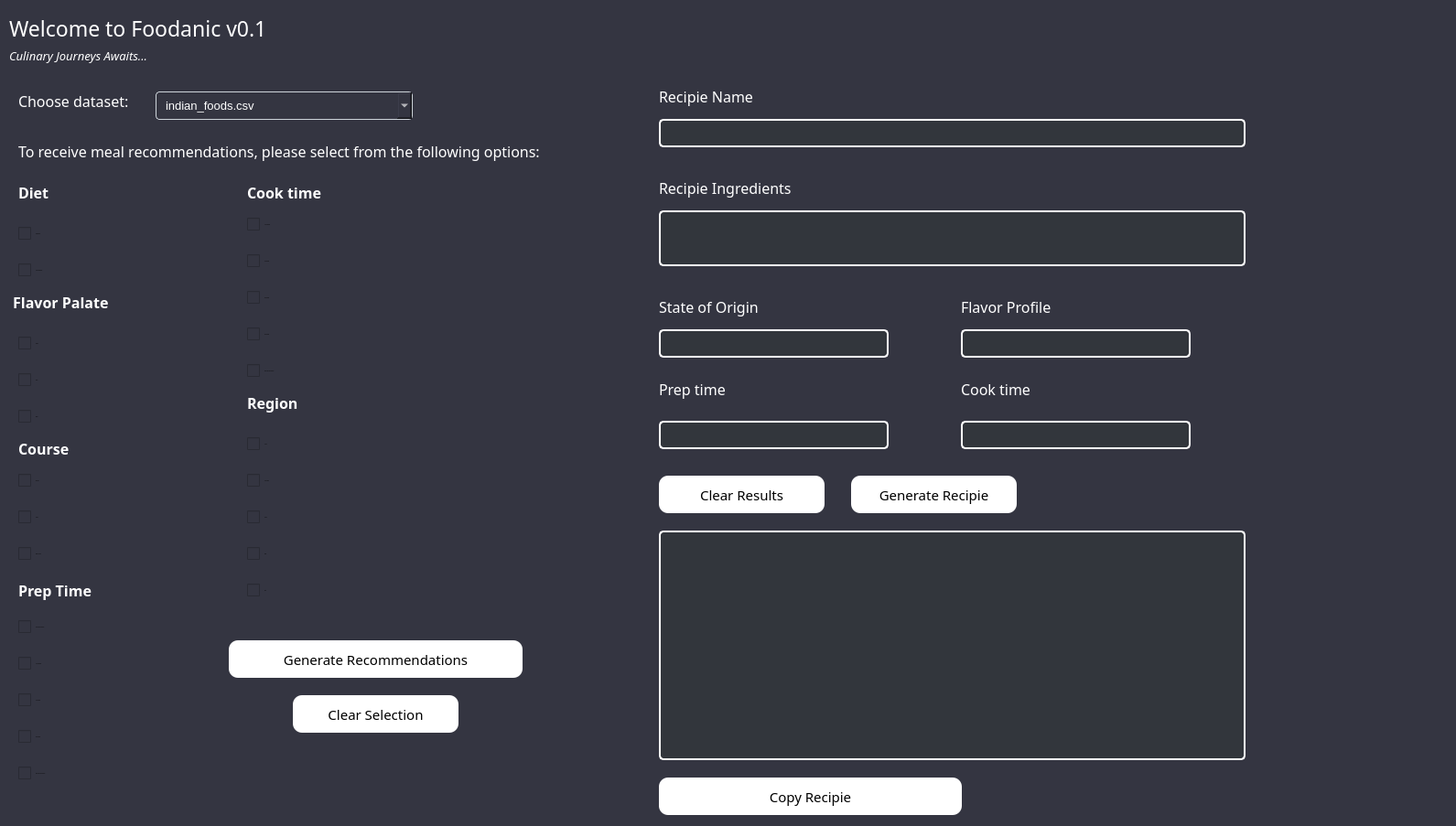
<?xml version="1.0" encoding="UTF-8"?>
<ui version="4.0">
 <class>MainWindow</class>
 <widget class="QMainWindow" name="MainWindow">
  <property name="geometry">
   <rect>
    <x>0</x>
    <y>0</y>
    <width>1591</width>
    <height>903</height>
   </rect>
  </property>
  <property name="windowTitle">
   <string>Foodanic</string>
  </property>
  <property name="styleSheet">
   <string notr="true">#MainWindow{
background-color: rgb(52, 53, 65)
}

</string>
  </property>
  <widget class="QWidget" name="centralwidget">
   <property name="styleSheet">
    <string notr="true">background-color: rgb(52, 53, 65)
</string>
   </property>
   <widget class="QLabel" name="label">
    <property name="geometry">
     <rect>
      <x>10</x>
      <y>0</y>
      <width>331</width>
      <height>61</height>
     </rect>
    </property>
    <property name="font">
     <font>
      <family>Yu Gothic UI Semilight</family>
      <pointsize>17</pointsize>
      <weight>50</weight>
      <italic>false</italic>
      <bold>false</bold>
     </font>
    </property>
    <property name="styleSheet">
     <string notr="true">color: #fff</string>
    </property>
    <property name="text">
     <string>Welcome to Foodanic v0.1</string>
    </property>
   </widget>
   <widget class="QLabel" name="label_2">
    <property name="geometry">
     <rect>
      <x>10</x>
      <y>50</y>
      <width>241</width>
      <height>21</height>
     </rect>
    </property>
    <property name="font">
     <font>
      <family>Yu Gothic UI Semilight</family>
      <pointsize>10</pointsize>
      <italic>true</italic>
     </font>
    </property>
    <property name="styleSheet">
     <string notr="true">color: #fff</string>
    </property>
    <property name="text">
     <string>Culinary Journeys Awaits...</string>
    </property>
   </widget>
   <widget class="QComboBox" name="comboBox">
    <property name="geometry">
     <rect>
      <x>170</x>
      <y>100</y>
      <width>281</width>
      <height>31</height>
     </rect>
    </property>
    <property name="font">
     <font>
      <pointsize>10</pointsize>
     </font>
    </property>
    <property name="styleSheet">
     <string notr="true">#comboBox{
border: 1px solid #ced4da;
border-radius: 4px;
padding-left: 10px;
color: #fff
} 

#comboBox::drop{
border: 0px


} </string>
    </property>
    <item>
     <property name="text">
      <string>indian_foods.csv</string>
     </property>
    </item>
    <item>
     <property name="text">
      <string>coming soon...</string>
     </property>
    </item>
   </widget>
   <widget class="QLabel" name="label_3">
    <property name="geometry">
     <rect>
      <x>20</x>
      <y>100</y>
      <width>141</width>
      <height>21</height>
     </rect>
    </property>
    <property name="font">
     <font>
      <family>Yu Gothic UI Semilight</family>
      <pointsize>12</pointsize>
      <italic>false</italic>
     </font>
    </property>
    <property name="styleSheet">
     <string notr="true">color: #fff</string>
    </property>
    <property name="text">
     <string>Choose dataset: </string>
    </property>
   </widget>
   <widget class="QLabel" name="label_4">
    <property name="geometry">
     <rect>
      <x>20</x>
      <y>150</y>
      <width>631</width>
      <height>31</height>
     </rect>
    </property>
    <property name="font">
     <font>
      <family>Yu Gothic UI Semilight</family>
      <pointsize>12</pointsize>
      <italic>false</italic>
     </font>
    </property>
    <property name="styleSheet">
     <string notr="true">color: #fff</string>
    </property>
    <property name="text">
     <string>To receive meal recommendations, please select from the following options:</string>
    </property>
   </widget>
   <widget class="QCheckBox" name="checkBox">
    <property name="geometry">
     <rect>
      <x>20</x>
      <y>240</y>
      <width>121</width>
      <height>31</height>
     </rect>
    </property>
    <property name="font">
     <font>
      <family>Yu Gothic UI Semilight</family>
      <pointsize>-1</pointsize>
      <italic>false</italic>
     </font>
    </property>
    <property name="styleSheet">
     <string notr="true">color: #fff;
font-size: 18px;
border-radius: 4px;

QCheckBox::indicator{
width: 25px;
heigh: 25px;
};

QCheckBox::hover{
	color: #B31031;
};

QCheckBox::indicator:unchecked{
image: url(:/checkbox/unchecked.png);
} ;


QCheckBox::indicator:checked{
image: url(:/checkbox/checkmark.png);
} 
</string>
    </property>
    <property name="text">
     <string>Vegetarian</string>
    </property>
   </widget>
   <widget class="QLabel" name="label_5">
    <property name="geometry">
     <rect>
      <x>20</x>
      <y>200</y>
      <width>141</width>
      <height>21</height>
     </rect>
    </property>
    <property name="font">
     <font>
      <family>Yu Gothic UI Semilight</family>
      <pointsize>12</pointsize>
      <weight>75</weight>
      <italic>false</italic>
      <bold>true</bold>
     </font>
    </property>
    <property name="styleSheet">
     <string notr="true">color: #fff</string>
    </property>
    <property name="text">
     <string>Diet</string>
    </property>
   </widget>
   <widget class="QCheckBox" name="checkBox_2">
    <property name="geometry">
     <rect>
      <x>20</x>
      <y>280</y>
      <width>151</width>
      <height>31</height>
     </rect>
    </property>
    <property name="font">
     <font>
      <family>Yu Gothic UI Semilight</family>
      <pointsize>-1</pointsize>
     </font>
    </property>
    <property name="styleSheet">
     <string notr="true">color: #fff;
font-size: 18px;
border-radius: 4px;

QCheckBox::indicator{
width: 25px;
heigh: 25px;
};

QCheckBox::hover{
	color: #B31031;
};

QCheckBox::indicator:unchecked{
image: url(:/checkbox/unchecked.png);
} ;


QCheckBox::indicator:checked{
image: url(:/checkbox/checkmark.png);
} 
</string>
    </property>
    <property name="text">
     <string>Non-Vegetarian</string>
    </property>
   </widget>
   <widget class="QLabel" name="label_6">
    <property name="geometry">
     <rect>
      <x>10</x>
      <y>320</y>
      <width>141</width>
      <height>21</height>
     </rect>
    </property>
    <property name="font">
     <font>
      <family>Yu Gothic UI Semilight</family>
      <pointsize>12</pointsize>
      <weight>75</weight>
      <italic>false</italic>
      <bold>true</bold>
     </font>
    </property>
    <property name="styleSheet">
     <string notr="true">color: #fff</string>
    </property>
    <property name="text">
     <string> Flavor Palate</string>
    </property>
   </widget>
   <widget class="QCheckBox" name="checkBox_3">
    <property name="geometry">
     <rect>
      <x>20</x>
      <y>360</y>
      <width>121</width>
      <height>31</height>
     </rect>
    </property>
    <property name="font">
     <font>
      <family>Yu Gothic UI Semilight</family>
      <pointsize>-1</pointsize>
     </font>
    </property>
    <property name="styleSheet">
     <string notr="true">color: #fff;
font-size: 18px;
border-radius: 4px;

QCheckBox::indicator{
width: 25px;
heigh: 25px;
};

QCheckBox::hover{
	color: #B31031;
};

QCheckBox::indicator:unchecked{
image: url(:/checkbox/unchecked.png);
} ;


QCheckBox::indicator:checked{
image: url(:/checkbox/checkmark.png);
} 
</string>
    </property>
    <property name="text">
     <string>Sweet</string>
    </property>
   </widget>
   <widget class="QCheckBox" name="checkBox_4">
    <property name="geometry">
     <rect>
      <x>20</x>
      <y>400</y>
      <width>121</width>
      <height>31</height>
     </rect>
    </property>
    <property name="font">
     <font>
      <family>Yu Gothic UI Semilight</family>
      <pointsize>-1</pointsize>
     </font>
    </property>
    <property name="styleSheet">
     <string notr="true">color: #fff;
font-size: 18px;
border-radius: 4px;

QCheckBox::indicator{
width: 25px;
heigh: 25px;
};

QCheckBox::hover{
	color: #B31031;
};

QCheckBox::indicator:unchecked{
image: url(:/checkbox/unchecked.png);
} ;


QCheckBox::indicator:checked{
image: url(:/checkbox/checkmark.png);
} 
</string>
    </property>
    <property name="text">
     <string>Spicy</string>
    </property>
   </widget>
   <widget class="QCheckBox" name="checkBox_5">
    <property name="geometry">
     <rect>
      <x>20</x>
      <y>440</y>
      <width>121</width>
      <height>31</height>
     </rect>
    </property>
    <property name="font">
     <font>
      <family>Yu Gothic UI Semilight</family>
      <pointsize>-1</pointsize>
     </font>
    </property>
    <property name="styleSheet">
     <string notr="true">color: #fff;
font-size: 18px;
border-radius: 4px;

QCheckBox::indicator{
width: 25px;
heigh: 25px;
};

QCheckBox::hover{
	color: #B31031;
};

QCheckBox::indicator:unchecked{
image: url(:/checkbox/unchecked.png);
} ;


QCheckBox::indicator:checked{
image: url(:/checkbox/checkmark.png);
} 
</string>
    </property>
    <property name="text">
     <string>Bitter</string>
    </property>
   </widget>
   <widget class="QLabel" name="label_7">
    <property name="geometry">
     <rect>
      <x>20</x>
      <y>480</y>
      <width>141</width>
      <height>21</height>
     </rect>
    </property>
    <property name="font">
     <font>
      <family>Yu Gothic UI Semilight</family>
      <pointsize>12</pointsize>
      <weight>75</weight>
      <italic>false</italic>
      <bold>true</bold>
     </font>
    </property>
    <property name="styleSheet">
     <string notr="true">color: #fff</string>
    </property>
    <property name="text">
     <string>Course	</string>
    </property>
   </widget>
   <widget class="QCheckBox" name="checkBox_6">
    <property name="geometry">
     <rect>
      <x>20</x>
      <y>510</y>
      <width>121</width>
      <height>31</height>
     </rect>
    </property>
    <property name="font">
     <font>
      <family>Yu Gothic UI Semilight</family>
      <pointsize>-1</pointsize>
     </font>
    </property>
    <property name="styleSheet">
     <string notr="true">color: #fff;
font-size: 18px;
border-radius: 4px;

QCheckBox::indicator{
width: 25px;
heigh: 25px;
};

QCheckBox::hover{
	color: #B31031;
};

QCheckBox::indicator:unchecked{
image: url(:/checkbox/unchecked.png);
} ;


QCheckBox::indicator:checked{
image: url(:/checkbox/checkmark.png);
} 
</string>
    </property>
    <property name="text">
     <string>Dessert</string>
    </property>
   </widget>
   <widget class="QCheckBox" name="checkBox_7">
    <property name="geometry">
     <rect>
      <x>20</x>
      <y>550</y>
      <width>121</width>
      <height>31</height>
     </rect>
    </property>
    <property name="font">
     <font>
      <family>Yu Gothic UI Semilight</family>
      <pointsize>-1</pointsize>
     </font>
    </property>
    <property name="styleSheet">
     <string notr="true">color: #fff;
font-size: 18px;
border-radius: 4px;

QCheckBox::indicator{
width: 25px;
heigh: 25px;
};

QCheckBox::hover{
	color: #B31031;
};

QCheckBox::indicator:unchecked{
image: url(:/checkbox/unchecked.png);
} ;


QCheckBox::indicator:checked{
image: url(:/checkbox/checkmark.png);
} 
</string>
    </property>
    <property name="text">
     <string>Snack</string>
    </property>
   </widget>
   <widget class="QCheckBox" name="checkBox_8">
    <property name="geometry">
     <rect>
      <x>20</x>
      <y>590</y>
      <width>131</width>
      <height>31</height>
     </rect>
    </property>
    <property name="font">
     <font>
      <family>Yu Gothic UI Semilight</family>
      <pointsize>-1</pointsize>
     </font>
    </property>
    <property name="styleSheet">
     <string notr="true">color: #fff;
font-size: 18px;
border-radius: 4px;

QCheckBox::indicator{
width: 25px;
heigh: 25px;
};

QCheckBox::hover{
	color: #B31031;
};

QCheckBox::indicator:unchecked{
image: url(:/checkbox/unchecked.png);
} ;


QCheckBox::indicator:checked{
image: url(:/checkbox/checkmark.png);
} 
</string>
    </property>
    <property name="text">
     <string>Main Course</string>
    </property>
   </widget>
   <widget class="QLabel" name="label_8">
    <property name="geometry">
     <rect>
      <x>20</x>
      <y>630</y>
      <width>141</width>
      <height>31</height>
     </rect>
    </property>
    <property name="font">
     <font>
      <family>Yu Gothic UI Semilight</family>
      <pointsize>12</pointsize>
      <weight>75</weight>
      <italic>false</italic>
      <bold>true</bold>
     </font>
    </property>
    <property name="styleSheet">
     <string notr="true">color: #fff</string>
    </property>
    <property name="text">
     <string>Prep Time</string>
    </property>
   </widget>
   <widget class="QCheckBox" name="checkBox_9">
    <property name="geometry">
     <rect>
      <x>20</x>
      <y>670</y>
      <width>191</width>
      <height>31</height>
     </rect>
    </property>
    <property name="font">
     <font>
      <family>Yu Gothic UI Semilight</family>
      <pointsize>-1</pointsize>
     </font>
    </property>
    <property name="styleSheet">
     <string notr="true">color: #fff;
font-size: 18px;
border-radius: 4px;

QCheckBox::indicator{
width: 25px;
heigh: 25px;
};

QCheckBox::hover{
	color: #B31031;
};

QCheckBox::indicator:unchecked{
image: url(:/checkbox/unchecked.png);
} ;


QCheckBox::indicator:checked{
image: url(:/checkbox/checkmark.png);
} 
</string>
    </property>
    <property name="text">
     <string>Less than 5 minutes  </string>
    </property>
   </widget>
   <widget class="QCheckBox" name="checkBox_10">
    <property name="geometry">
     <rect>
      <x>20</x>
      <y>750</y>
      <width>191</width>
      <height>31</height>
     </rect>
    </property>
    <property name="font">
     <font>
      <family>Yu Gothic UI Semilight</family>
      <pointsize>-1</pointsize>
     </font>
    </property>
    <property name="styleSheet">
     <string notr="true">color: #fff;
font-size: 18px;
border-radius: 4px;

QCheckBox::indicator{
width: 25px;
heigh: 25px;
};

QCheckBox::hover{
	color: #B31031;
};

QCheckBox::indicator:unchecked{
image: url(:/checkbox/unchecked.png);
} ;


QCheckBox::indicator:checked{
image: url(:/checkbox/checkmark.png);
} 
</string>
    </property>
    <property name="text">
     <string>15 minutes  </string>
    </property>
   </widget>
   <widget class="QCheckBox" name="checkBox_11">
    <property name="geometry">
     <rect>
      <x>20</x>
      <y>790</y>
      <width>191</width>
      <height>31</height>
     </rect>
    </property>
    <property name="font">
     <font>
      <family>Yu Gothic UI Semilight</family>
      <pointsize>-1</pointsize>
     </font>
    </property>
    <property name="styleSheet">
     <string notr="true">color: #fff;
font-size: 18px;
border-radius: 4px;

QCheckBox::indicator{
width: 25px;
heigh: 25px;
};

QCheckBox::hover{
	color: #B31031;
};

QCheckBox::indicator:unchecked{
image: url(:/checkbox/unchecked.png);
} ;


QCheckBox::indicator:checked{
image: url(:/checkbox/checkmark.png);
} 
</string>
    </property>
    <property name="text">
     <string>30 minutes  </string>
    </property>
   </widget>
   <widget class="QCheckBox" name="checkBox_12">
    <property name="geometry">
     <rect>
      <x>20</x>
      <y>710</y>
      <width>191</width>
      <height>31</height>
     </rect>
    </property>
    <property name="font">
     <font>
      <family>Yu Gothic UI Semilight</family>
      <pointsize>-1</pointsize>
     </font>
    </property>
    <property name="styleSheet">
     <string notr="true">color: #fff;
font-size: 18px;
border-radius: 4px;

QCheckBox::indicator{
width: 25px;
heigh: 25px;
};

QCheckBox::hover{
	color: #B31031;
};

QCheckBox::indicator:unchecked{
image: url(:/checkbox/unchecked.png);
} ;


QCheckBox::indicator:checked{
image: url(:/checkbox/checkmark.png);
} 
</string>
    </property>
    <property name="text">
     <string>5-10 minutes  </string>
    </property>
   </widget>
   <widget class="QCheckBox" name="checkBox_13">
    <property name="geometry">
     <rect>
      <x>20</x>
      <y>830</y>
      <width>201</width>
      <height>31</height>
     </rect>
    </property>
    <property name="font">
     <font>
      <family>Yu Gothic UI Semilight</family>
      <pointsize>-1</pointsize>
     </font>
    </property>
    <property name="styleSheet">
     <string notr="true">color: #fff;
font-size: 18px;
border-radius: 4px;

QCheckBox::indicator{
width: 25px;
heigh: 25px;
};

QCheckBox::hover{
	color: #B31031;
};

QCheckBox::indicator:unchecked{
image: url(:/checkbox/unchecked.png);
} ;


QCheckBox::indicator:checked{
image: url(:/checkbox/checkmark.png);
} 
</string>
    </property>
    <property name="text">
     <string>More than 30 minutes  </string>
    </property>
   </widget>
   <widget class="QLabel" name="label_9">
    <property name="geometry">
     <rect>
      <x>270</x>
      <y>200</y>
      <width>141</width>
      <height>21</height>
     </rect>
    </property>
    <property name="font">
     <font>
      <family>Yu Gothic UI Semilight</family>
      <pointsize>12</pointsize>
      <weight>75</weight>
      <italic>false</italic>
      <bold>true</bold>
     </font>
    </property>
    <property name="styleSheet">
     <string notr="true">color: #fff</string>
    </property>
    <property name="text">
     <string>Cook time</string>
    </property>
   </widget>
   <widget class="QCheckBox" name="checkBox_14">
    <property name="geometry">
     <rect>
      <x>270</x>
      <y>230</y>
      <width>191</width>
      <height>31</height>
     </rect>
    </property>
    <property name="font">
     <font>
      <family>Yu Gothic UI Semilight</family>
      <pointsize>-1</pointsize>
     </font>
    </property>
    <property name="styleSheet">
     <string notr="true">color: #fff;
font-size: 18px;
border-radius: 4px;

QCheckBox::indicator{
width: 25px;
heigh: 25px;
};

QCheckBox::hover{
	color: #B31031;
};

QCheckBox::indicator:unchecked{
image: url(:/checkbox/unchecked.png);
} ;


QCheckBox::indicator:checked{
image: url(:/checkbox/checkmark.png);
} 
</string>
    </property>
    <property name="text">
     <string>5-10 minutes  </string>
    </property>
   </widget>
   <widget class="QCheckBox" name="checkBox_15">
    <property name="geometry">
     <rect>
      <x>270</x>
      <y>270</y>
      <width>191</width>
      <height>31</height>
     </rect>
    </property>
    <property name="font">
     <font>
      <family>Yu Gothic UI Semilight</family>
      <pointsize>-1</pointsize>
     </font>
    </property>
    <property name="styleSheet">
     <string notr="true">color: #fff;
font-size: 18px;
border-radius: 4px;

QCheckBox::indicator{
width: 25px;
heigh: 25px;
};

QCheckBox::hover{
	color: #B31031;
};

QCheckBox::indicator:unchecked{
image: url(:/checkbox/unchecked.png);
} ;


QCheckBox::indicator:checked{
image: url(:/checkbox/checkmark.png);
} 
</string>
    </property>
    <property name="text">
     <string>15 minutes  </string>
    </property>
   </widget>
   <widget class="QCheckBox" name="checkBox_16">
    <property name="geometry">
     <rect>
      <x>270</x>
      <y>310</y>
      <width>191</width>
      <height>31</height>
     </rect>
    </property>
    <property name="font">
     <font>
      <family>Yu Gothic UI Semilight</family>
      <pointsize>-1</pointsize>
     </font>
    </property>
    <property name="styleSheet">
     <string notr="true">color: #fff;
font-size: 18px;
border-radius: 4px;

QCheckBox::indicator{
width: 25px;
heigh: 25px;
};

QCheckBox::hover{
	color: #B31031;
};

QCheckBox::indicator:unchecked{
image: url(:/checkbox/unchecked.png);
} ;


QCheckBox::indicator:checked{
image: url(:/checkbox/checkmark.png);
} 
</string>
    </property>
    <property name="text">
     <string>30 minutes  </string>
    </property>
   </widget>
   <widget class="QCheckBox" name="checkBox_17">
    <property name="geometry">
     <rect>
      <x>270</x>
      <y>390</y>
      <width>201</width>
      <height>31</height>
     </rect>
    </property>
    <property name="font">
     <font>
      <family>Yu Gothic UI Semilight</family>
      <pointsize>-1</pointsize>
     </font>
    </property>
    <property name="styleSheet">
     <string notr="true">color: #fff;
font-size: 18px;
border-radius: 4px;

QCheckBox::indicator{
width: 25px;
heigh: 25px;
};

QCheckBox::hover{
	color: #B31031;
};

QCheckBox::indicator:unchecked{
image: url(:/checkbox/unchecked.png);
} ;


QCheckBox::indicator:checked{
image: url(:/checkbox/checkmark.png);
} 
</string>
    </property>
    <property name="text">
     <string>More than 60 minutes  </string>
    </property>
   </widget>
   <widget class="QCheckBox" name="checkBox_18">
    <property name="geometry">
     <rect>
      <x>270</x>
      <y>350</y>
      <width>191</width>
      <height>31</height>
     </rect>
    </property>
    <property name="font">
     <font>
      <family>Yu Gothic UI Semilight</family>
      <pointsize>-1</pointsize>
     </font>
    </property>
    <property name="styleSheet">
     <string notr="true">color: #fff;
font-size: 18px;
border-radius: 4px;

QCheckBox::indicator{
width: 25px;
heigh: 25px;
};

QCheckBox::hover{
	color: #B31031;
};

QCheckBox::indicator:unchecked{
image: url(:/checkbox/unchecked.png);
} ;


QCheckBox::indicator:checked{
image: url(:/checkbox/checkmark.png);
} 
</string>
    </property>
    <property name="text">
     <string>60 minutes  </string>
    </property>
   </widget>
   <widget class="QLabel" name="label_10">
    <property name="geometry">
     <rect>
      <x>270</x>
      <y>420</y>
      <width>161</width>
      <height>41</height>
     </rect>
    </property>
    <property name="font">
     <font>
      <family>Yu Gothic UI Semilight</family>
      <pointsize>12</pointsize>
      <weight>75</weight>
      <italic>false</italic>
      <bold>true</bold>
     </font>
    </property>
    <property name="styleSheet">
     <string notr="true">color: #fff</string>
    </property>
    <property name="text">
     <string>Region</string>
    </property>
   </widget>
   <widget class="QCheckBox" name="checkBox_19">
    <property name="geometry">
     <rect>
      <x>270</x>
      <y>470</y>
      <width>201</width>
      <height>31</height>
     </rect>
    </property>
    <property name="font">
     <font>
      <family>Yu Gothic UI Semilight</family>
      <pointsize>-1</pointsize>
     </font>
    </property>
    <property name="styleSheet">
     <string notr="true">color: #fff;
font-size: 18px;
border-radius: 4px;

QCheckBox::indicator{
width: 25px;
heigh: 25px;
};

QCheckBox::hover{
	color: #B31031;
};

QCheckBox::indicator:unchecked{
image: url(:/checkbox/unchecked.png);
} ;


QCheckBox::indicator:checked{
image: url(:/checkbox/checkmark.png);
} 
</string>
    </property>
    <property name="text">
     <string>North</string>
    </property>
   </widget>
   <widget class="QCheckBox" name="checkBox_20">
    <property name="geometry">
     <rect>
      <x>270</x>
      <y>550</y>
      <width>201</width>
      <height>31</height>
     </rect>
    </property>
    <property name="font">
     <font>
      <family>Yu Gothic UI Semilight</family>
      <pointsize>-1</pointsize>
     </font>
    </property>
    <property name="styleSheet">
     <string notr="true">color: #fff;
font-size: 18px;
border-radius: 4px;

QCheckBox::indicator{
width: 25px;
heigh: 25px;
};

QCheckBox::hover{
	color: #B31031;
};

QCheckBox::indicator:unchecked{
image: url(:/checkbox/unchecked.png);
} ;


QCheckBox::indicator:checked{
image: url(:/checkbox/checkmark.png);
} 
</string>
    </property>
    <property name="text">
     <string>South</string>
    </property>
   </widget>
   <widget class="QCheckBox" name="checkBox_21">
    <property name="geometry">
     <rect>
      <x>270</x>
      <y>510</y>
      <width>201</width>
      <height>31</height>
     </rect>
    </property>
    <property name="font">
     <font>
      <family>Yu Gothic UI Semilight</family>
      <pointsize>-1</pointsize>
     </font>
    </property>
    <property name="styleSheet">
     <string notr="true">color: #fff;
font-size: 18px;
border-radius: 4px;

QCheckBox::indicator{
width: 25px;
heigh: 25px;
};

QCheckBox::hover{
	color: #B31031;
};

QCheckBox::indicator:unchecked{
image: url(:/checkbox/unchecked.png);
} ;


QCheckBox::indicator:checked{
image: url(:/checkbox/checkmark.png);
} 
</string>
    </property>
    <property name="text">
     <string>North-East</string>
    </property>
   </widget>
   <widget class="QCheckBox" name="checkBox_22">
    <property name="geometry">
     <rect>
      <x>270</x>
      <y>590</y>
      <width>201</width>
      <height>31</height>
     </rect>
    </property>
    <property name="font">
     <font>
      <family>Yu Gothic UI Semilight</family>
      <pointsize>-1</pointsize>
     </font>
    </property>
    <property name="styleSheet">
     <string notr="true">color: #fff;
font-size: 18px;
border-radius: 4px;

QCheckBox::indicator{
width: 25px;
heigh: 25px;
};

QCheckBox::hover{
	color: #B31031;
};

QCheckBox::indicator:unchecked{
image: url(:/checkbox/unchecked.png);
} ;


QCheckBox::indicator:checked{
image: url(:/checkbox/checkmark.png);
} 
</string>
    </property>
    <property name="text">
     <string>West</string>
    </property>
   </widget>
   <widget class="QCheckBox" name="checkBox_23">
    <property name="geometry">
     <rect>
      <x>270</x>
      <y>630</y>
      <width>201</width>
      <height>31</height>
     </rect>
    </property>
    <property name="font">
     <font>
      <family>Yu Gothic UI Semilight</family>
      <pointsize>-1</pointsize>
     </font>
    </property>
    <property name="styleSheet">
     <string notr="true">color: #fff;
font-size: 18px;
border-radius: 4px;

QCheckBox::indicator{
width: 25px;
heigh: 25px;
};

QCheckBox::hover{
	color: #B31031;
};

QCheckBox::indicator:unchecked{
image: url(:/checkbox/unchecked.png);
} ;


QCheckBox::indicator:checked{
image: url(:/checkbox/checkmark.png);
} 
</string>
    </property>
    <property name="text">
     <string>East</string>
    </property>
   </widget>
   <widget class="QPushButton" name="pushButton">
    <property name="geometry">
     <rect>
      <x>250</x>
      <y>700</y>
      <width>321</width>
      <height>41</height>
     </rect>
    </property>
    <property name="font">
     <font>
      <family>Yu Gothic UI Semilight</family>
      <pointsize>11</pointsize>
     </font>
    </property>
    <property name="styleSheet">
     <string notr="true">background-color:#fff;
border-radius: 10px</string>
    </property>
    <property name="text">
     <string>Generate Recommendations</string>
    </property>
   </widget>
   <widget class="QPushButton" name="pushButton_2">
    <property name="geometry">
     <rect>
      <x>320</x>
      <y>760</y>
      <width>181</width>
      <height>41</height>
     </rect>
    </property>
    <property name="font">
     <font>
      <family>Yu Gothic UI Semilight</family>
      <pointsize>11</pointsize>
     </font>
    </property>
    <property name="styleSheet">
     <string notr="true">background-color:#fff;
border-radius: 10px</string>
    </property>
    <property name="text">
     <string>Clear Selection</string>
    </property>
   </widget>
   <widget class="QLabel" name="label_11">
    <property name="geometry">
     <rect>
      <x>720</x>
      <y>90</y>
      <width>631</width>
      <height>31</height>
     </rect>
    </property>
    <property name="font">
     <font>
      <family>Yu Gothic UI Semilight</family>
      <pointsize>12</pointsize>
      <italic>false</italic>
     </font>
    </property>
    <property name="styleSheet">
     <string notr="true">color: #fff</string>
    </property>
    <property name="text">
     <string>Recipie Name</string>
    </property>
   </widget>
   <widget class="QLabel" name="label_12">
    <property name="geometry">
     <rect>
      <x>720</x>
      <y>190</y>
      <width>631</width>
      <height>31</height>
     </rect>
    </property>
    <property name="font">
     <font>
      <family>Yu Gothic UI Semilight</family>
      <pointsize>12</pointsize>
      <italic>false</italic>
     </font>
    </property>
    <property name="styleSheet">
     <string notr="true">color: #fff</string>
    </property>
    <property name="text">
     <string>Recipie Ingredients</string>
    </property>
   </widget>
   <widget class="QLineEdit" name="lineEdit">
    <property name="geometry">
     <rect>
      <x>720</x>
      <y>130</y>
      <width>641</width>
      <height>31</height>
     </rect>
    </property>
    <property name="font">
     <font>
      <family>Yu Gothic UI Semilight</family>
      <pointsize>13</pointsize>
     </font>
    </property>
    <property name="styleSheet">
     <string notr="true">background-color: rgb(50, 54, 60);
border: 2px solid white;
border-radius: 5px;
padding-left: 10px;
padding-right: 10px;
color: #fff</string>
    </property>
    <property name="text">
     <string/>
    </property>
   </widget>
   <widget class="QLineEdit" name="lineEdit_2">
    <property name="geometry">
     <rect>
      <x>720</x>
      <y>230</y>
      <width>641</width>
      <height>61</height>
     </rect>
    </property>
    <property name="font">
     <font>
      <family>Yu Gothic UI Semilight</family>
      <pointsize>13</pointsize>
     </font>
    </property>
    <property name="styleSheet">
     <string notr="true">background-color: rgb(50, 54, 60);
border: 2px solid white;
border-radius: 5px;
padding-left: 10px;
padding-right: 10px;
color: #fff</string>
    </property>
    <property name="text">
     <string/>
    </property>
   </widget>
   <widget class="QLabel" name="label_13">
    <property name="geometry">
     <rect>
      <x>720</x>
      <y>320</y>
      <width>241</width>
      <height>31</height>
     </rect>
    </property>
    <property name="font">
     <font>
      <family>Yu Gothic UI Semilight</family>
      <pointsize>12</pointsize>
      <italic>false</italic>
     </font>
    </property>
    <property name="styleSheet">
     <string notr="true">color: #fff</string>
    </property>
    <property name="text">
     <string>State of Origin</string>
    </property>
   </widget>
   <widget class="QLineEdit" name="lineEdit_3">
    <property name="geometry">
     <rect>
      <x>720</x>
      <y>360</y>
      <width>251</width>
      <height>31</height>
     </rect>
    </property>
    <property name="font">
     <font>
      <family>Yu Gothic UI Semilight</family>
      <pointsize>13</pointsize>
     </font>
    </property>
    <property name="styleSheet">
     <string notr="true">background-color: rgb(50, 54, 60);
border: 2px solid white;
border-radius: 5px;
padding-left: 10px;
padding-right: 10px;
color: #fff</string>
    </property>
    <property name="text">
     <string/>
    </property>
   </widget>
   <widget class="QLabel" name="label_14">
    <property name="geometry">
     <rect>
      <x>1050</x>
      <y>320</y>
      <width>241</width>
      <height>31</height>
     </rect>
    </property>
    <property name="font">
     <font>
      <family>Yu Gothic UI Semilight</family>
      <pointsize>12</pointsize>
      <italic>false</italic>
     </font>
    </property>
    <property name="styleSheet">
     <string notr="true">color: #fff</string>
    </property>
    <property name="text">
     <string>Flavor Profile</string>
    </property>
   </widget>
   <widget class="QLineEdit" name="lineEdit_4">
    <property name="geometry">
     <rect>
      <x>1050</x>
      <y>360</y>
      <width>251</width>
      <height>31</height>
     </rect>
    </property>
    <property name="font">
     <font>
      <family>Yu Gothic UI Semilight</family>
      <pointsize>13</pointsize>
     </font>
    </property>
    <property name="styleSheet">
     <string notr="true">background-color: rgb(50, 54, 60);
border: 2px solid white;
border-radius: 5px;
padding-left: 10px;
padding-right: 10px;
color: #fff</string>
    </property>
    <property name="text">
     <string/>
    </property>
   </widget>
   <widget class="QLabel" name="label_15">
    <property name="geometry">
     <rect>
      <x>720</x>
      <y>410</y>
      <width>241</width>
      <height>31</height>
     </rect>
    </property>
    <property name="font">
     <font>
      <family>Yu Gothic UI Semilight</family>
      <pointsize>12</pointsize>
      <italic>false</italic>
     </font>
    </property>
    <property name="styleSheet">
     <string notr="true">color: #fff</string>
    </property>
    <property name="text">
     <string>Prep time</string>
    </property>
   </widget>
   <widget class="QLineEdit" name="lineEdit_5">
    <property name="geometry">
     <rect>
      <x>720</x>
      <y>460</y>
      <width>251</width>
      <height>31</height>
     </rect>
    </property>
    <property name="font">
     <font>
      <family>Yu Gothic UI Semilight</family>
      <pointsize>13</pointsize>
     </font>
    </property>
    <property name="styleSheet">
     <string notr="true">background-color: rgb(50, 54, 60);
border: 2px solid white;
border-radius: 5px;
padding-left: 10px;
padding-right: 10px;
color: #fff</string>
    </property>
    <property name="text">
     <string/>
    </property>
   </widget>
   <widget class="QLabel" name="label_16">
    <property name="geometry">
     <rect>
      <x>1050</x>
      <y>410</y>
      <width>241</width>
      <height>31</height>
     </rect>
    </property>
    <property name="font">
     <font>
      <family>Yu Gothic UI Semilight</family>
      <pointsize>12</pointsize>
      <italic>false</italic>
     </font>
    </property>
    <property name="styleSheet">
     <string notr="true">color: #fff</string>
    </property>
    <property name="text">
     <string>Cook time</string>
    </property>
   </widget>
   <widget class="QLineEdit" name="lineEdit_6">
    <property name="geometry">
     <rect>
      <x>1050</x>
      <y>460</y>
      <width>251</width>
      <height>31</height>
     </rect>
    </property>
    <property name="font">
     <font>
      <family>Yu Gothic UI Semilight</family>
      <pointsize>13</pointsize>
     </font>
    </property>
    <property name="styleSheet">
     <string notr="true">background-color: rgb(50, 54, 60);
border: 2px solid white;
border-radius: 5px;
padding-left: 10px;
padding-right: 10px;
color: #fff</string>
    </property>
    <property name="text">
     <string/>
    </property>
   </widget>
   <widget class="QPushButton" name="pushButton_3">
    <property name="geometry">
     <rect>
      <x>720</x>
      <y>520</y>
      <width>181</width>
      <height>41</height>
     </rect>
    </property>
    <property name="font">
     <font>
      <family>Yu Gothic UI Semilight</family>
      <pointsize>11</pointsize>
     </font>
    </property>
    <property name="styleSheet">
     <string notr="true">background-color:#fff;
border-radius: 10px</string>
    </property>
    <property name="text">
     <string>Clear Results</string>
    </property>
   </widget>
   <widget class="QPushButton" name="pushButton_4">
    <property name="geometry">
     <rect>
      <x>930</x>
      <y>520</y>
      <width>181</width>
      <height>41</height>
     </rect>
    </property>
    <property name="font">
     <font>
      <family>Yu Gothic UI Semilight</family>
      <pointsize>11</pointsize>
     </font>
    </property>
    <property name="styleSheet">
     <string notr="true">background-color:#fff;
border-radius: 10px</string>
    </property>
    <property name="text">
     <string>Generate Recipie</string>
    </property>
   </widget>
   <widget class="QLineEdit" name="lineEdit_7">
    <property name="geometry">
     <rect>
      <x>720</x>
      <y>580</y>
      <width>641</width>
      <height>251</height>
     </rect>
    </property>
    <property name="font">
     <font>
      <family>Yu Gothic UI Semilight</family>
      <pointsize>13</pointsize>
     </font>
    </property>
    <property name="styleSheet">
     <string notr="true">background-color: rgb(50, 54, 60);
border: 2px solid white;
border-radius: 5px;
padding-left: 10px;
padding-right: 10px;
color: #fff</string>
    </property>
    <property name="text">
     <string/>
    </property>
   </widget>
   <widget class="QPushButton" name="pushButton_5">
    <property name="geometry">
     <rect>
      <x>720</x>
      <y>850</y>
      <width>331</width>
      <height>41</height>
     </rect>
    </property>
    <property name="font">
     <font>
      <family>Yu Gothic UI Semilight</family>
      <pointsize>11</pointsize>
     </font>
    </property>
    <property name="styleSheet">
     <string notr="true">background-color:#fff;
border-radius: 10px</string>
    </property>
    <property name="text">
     <string>Copy Recipie</string>
    </property>
   </widget>
   <widget class="QLabel" name="label_17">
    <property name="geometry">
     <rect>
      <x>1530</x>
      <y>0</y>
      <width>55</width>
      <height>61</height>
     </rect>
    </property>
    <property name="text">
     <string>&lt;html&gt;&lt;head/&gt;&lt;body&gt;&lt;p&gt;&lt;img src=&quot;:/icons/gpt.png&quot; width=&quot;50&quot; height=&quot;50&quot;/&gt;&lt;/p&gt;&lt;/body&gt;&lt;/html&gt;</string>
    </property>
   </widget>
  </widget>
 </widget>
 <resources>
  <include location="res.qrc"/>
 </resources>
 <connections/>
</ui>
